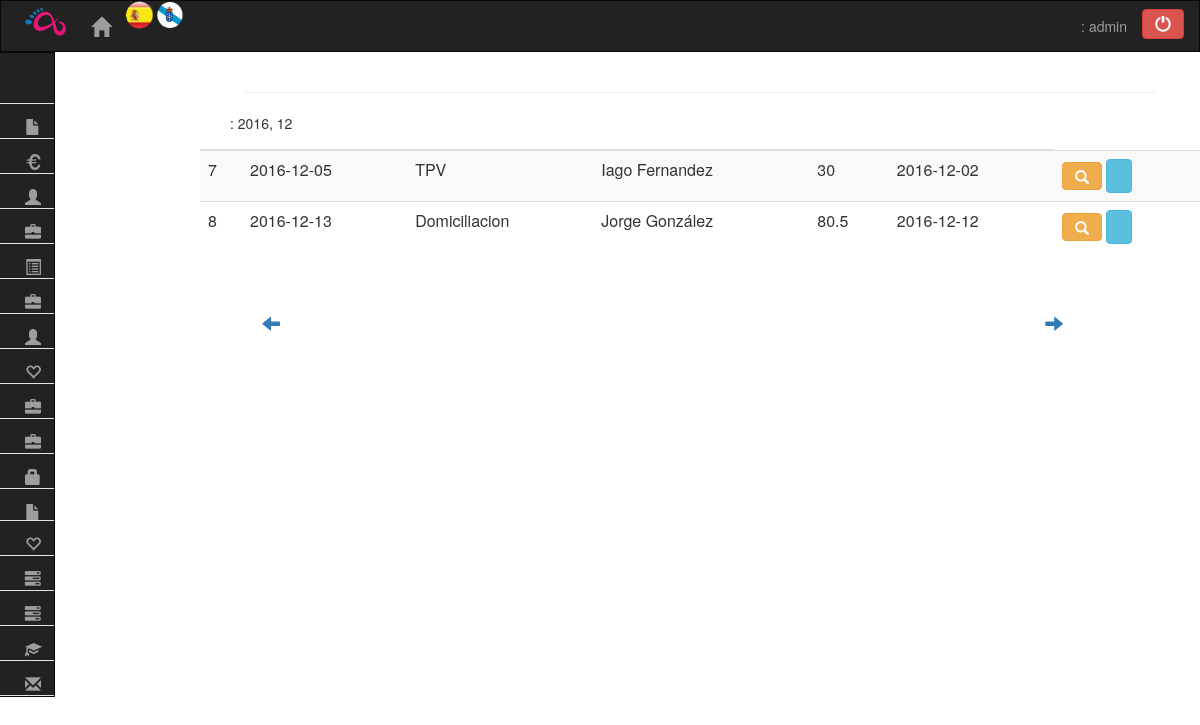
Before: /controllers/FACTURA_Controller.php?id=listarFacturas (signed in) with the older database file.
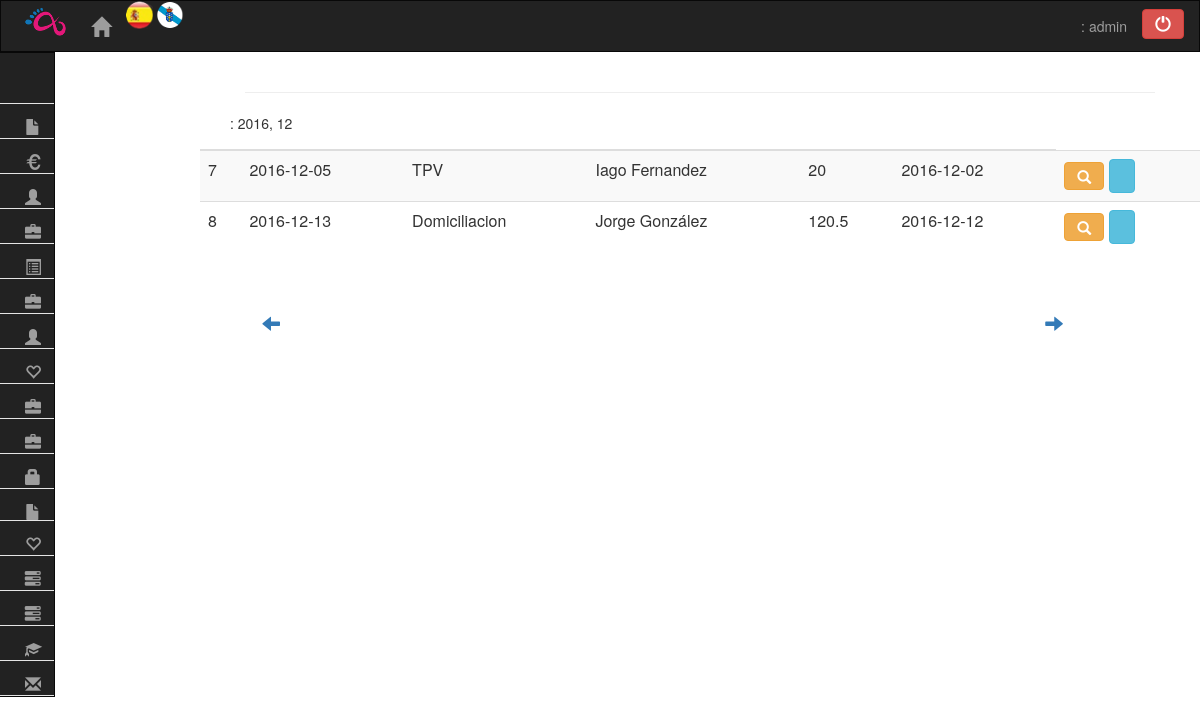
After: the same page with the newer database file.
### tables this page shows
CREATE TABLE IF NOT EXISTS `Factura` (
  `Id_Factura` mediumint(9) PRIMARY KEY AUTO_INCREMENT,
  `Id_Cliente` varchar(10) NOT NULL,
  `Fecha` date DEFAULT NULL,
  `Fecha_Cobro` date DEFAULT NULL,
  `Total` float NOT NULL DEFAULT 0,
  `Pagada` enum('No','Efectivo','Domiciliacion','TPV') NOT NULL DEFAULT 'No',
  `Borrado` tinyint(1) NOT NULL DEFAULT '0'
);

CREATE TABLE IF NOT EXISTS `Cliente_Externo` (
  `Id_Cliente` varchar(10) NOT NULL,
  `Nombre` varchar(50) NOT NULL,
  `DNI` varchar(9) NOT NULL,
  `Tlf` int(9) NOT NULL,
  `Email` varchar(30) NOT NULL,
  `Borrado` tinyint(1) NOT NULL DEFAULT '0',
  `Direccion` varchar(50) NOT NULL
);

### models/FACTURA_Model.php (called while the page is built, shortened)
<?php
if((isset($_SESSION['grupo']) && strcmp($_SESSION['grupo'],"Admin") == 0) || (isset($_SESSION['permisos']) && in_array('Factura',$_SESSION['permisos']))){
	function listarCobradas($fecha){
		$bd = conectarBD();
		$inicio = date('Y-m-01',strtotime($fecha));
		$fin = date('Y-m-t',strtotime($fecha));
		$sql = "SELECT * FROM Factura INNER JOIN Cliente_Externo WHERE Factura.Pagada NOT IN('No') AND (Factura.Fecha_Cobro BETWEEN '".$inicio."' AND '".$fin."') AND Factura.Id_Cliente=Cliente_Externo.Id_Cliente AND Factura.Borrado='0' ORDER BY Factura.Fecha_Cobro;";
		$resultado = $bd->query($sql);
		if ($resultado->num_rows > 0){
			while($row = $resultado->fetch_array()){
				$array[] = $row;
			}
			return $array;
		}
	}
}else echo "Permiso denegado.";
?>

### views/FACTURA_LIST_ALL_Vista.php (the view, shortened to what this page needs)
<?php
if((isset($_SESSION['grupo']) && strcmp($_SESSION['grupo'],"Admin") == 0) || (isset($_SESSION['permisos']) && in_array('Factura_List',$_SESSION['permisos']))){
class Factura_Listar{
	function __construct($array=null){
		$this->render($array);
	}
	function render($array){
		include_once('../header.php');
?>
		<body>
		  <div class="row-fluid">
			<?php include_once('menu.php'); ?>
			<div class="col-sm-10 text-left">
				<div class="section-fluid">
				  <div class="container-fluid">
					<div class="col-md-12"> <h2 class="text-info "><?php echo $strings['ver facturas']; ?></h2></div>
					<div class="col-md-12"><hr></div>
					<?php if(isset($_POST['fecha'])){
						echo $strings['mes'].": ".date("Y, n",strtotime($_POST['fecha']));
					}else{
						echo $strings['mes'].": ".date("Y, n");
					} if($array == null) {echo "<br>".$strings['no hay'];} else{ ?>
					<form class="form-horizontal" role="form" id="formulario" name="formulario" action="FACTURA_Controller.php?id=consultarFactura" method="POST">
						<div class="form-group">
							<div class="form-group">
								<table class="table table-striped">
									<thead><tr>
										<th><?php echo $strings['id factura']; ?></th>
										<th><?php echo $strings['fecha cobro']; ?></th>
										<th><?php echo $strings['factura cobrada']; ?></th>
										<th><?php echo $strings['cliente']; ?></th>
										<th><?php echo $strings['total factura']; ?></th>
										<th><?php echo $strings['fecha cierre']; ?></th>
									</thead><tbody>
									 <?php for($i=0; $i < count($array); $i++){ ?>
										<tr>
											<td><?php echo $array[$i]['Id_Factura']; ?></td>
											<td><?php echo $array[$i]['Fecha_Cobro']; ?></td>
											<td><?php echo $array[$i]['Pagada']; ?></td>
											<td><?php echo $array[$i]['Nombre']; ?></td>
											<td><?php echo $array[$i]['Total']; ?></td>
											<td><?php echo $array[$i]['Fecha']; ?></td>
											<td>
												<button class="btn btn-warning" type="button" onclick="seleccionar(<?php echo $array[$i]['Id_Factura']; ?>,'FACTURA_Controller.php?id=consultarFactura')">
												   <span class="glyphicon glyphicon-search"></span>
												</button>
												<?php if($array[$i]['Fecha'] != null){ ?>
													<input class="btn btn-info" value="<?php echo $strings['generar factura']; ?>" type="button" onclick="seleccionar(<?php echo $array[$i]['Id_Factura']; ?>,'FACTURA_Controller.php?id=generarFactura')">
												<?php } ?>
											</td>
										</tr>
										<?php } ?>
									</tbody>
								</table>
							</div>
						</div>
					</form>
					<?php } ?>
					<div class="col-md-10">
					<form class="form-horizontal" role="form" action="FACTURA_Controller.php?id=listarFacturas" method="POST">
						<div class="form-group">
							<?php if(!isset($_POST['fecha'])){ ?>
								<div class="col-sm-4"><button type="submit" class="btn btn-link btn-lg" aria-label="Left Align">
								  <span class="pull-right hidden-xs showopacity glyphicon glyphicon-arrow-left"></span>
								</button></div>
						<?php } ?>
						</div>
					</form>
					</div>
					<div class="col-md-2">
					<form class="form-horizontal" role="form" action="FACTURA_Controller.php?id=listarFacturas" method="POST">
						<div class="form-group">
							<?php if(!isset($_POST['fecha'])){ ?>
								<div class="col-sm-4"><button type="submit" class="btn btn-link btn-lg" aria-label="Left Align">
								  <span class="pull-right hidden-xs showopacity glyphicon glyphicon-arrow-right"></span>
								</button></div>
							<?php } ?>
						</div>
					</form>
					</div>
					</div>
				  </div>
				</div>
			</div>
		</body>
<?php
		}
	}
}else
	echo "Permiso denegado.";
?>

Changed rows visible on the page:
changed factura "TPV": Total "30" → "20"
changed factura "Domiciliacion": Total "80.5" → "120.5"
